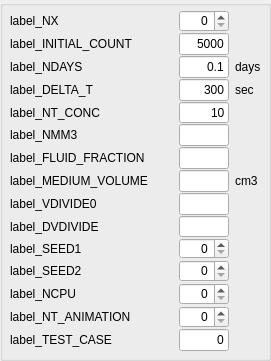
           <widget class="QGroupBox" name="groupBox_run1">
            <property name="geometry">
             <rect>
              <x>10</x>
              <y>20</y>
              <width>271</width>
              <height>361</height>
             </rect>
            </property>
            <property name="title">
             <string/>
            </property>
            <widget class="QWidget" name="layoutWidget">
             <property name="geometry">
              <rect>
               <x>10</x>
               <y>10</y>
               <width>251</width>
               <height>341</height>
              </rect>
             </property>
             <layout class="QGridLayout" name="gridLayout_4">
              <property name="verticalSpacing">
               <number>1</number>
              </property>
              <item row="0" column="0">
               <widget class="QMyLabel" name="label_NX">
                <property name="text">
                 <string>label_NX</string>
                </property>
                <property name="wordWrap">
                 <bool>false</bool>
                </property>
               </widget>
              </item>
              <item row="0" column="1">
               <spacer name="horizontalSpacer_12">
                <property name="orientation">
                 <enum>Qt::Horizontal</enum>
                </property>
                <property name="sizeHint" stdset="0">
                 <size>
                  <width>40</width>
                  <height>13</height>
                 </size>
                </property>
               </spacer>
              </item>
              <item row="0" column="2">
               <widget class="QSpinBox" name="spin_NX">
                <property name="maximumSize">
                 <size>
                  <width>50</width>
                  <height>16777215</height>
                 </size>
                </property>
                <property name="alignment">
                 <set>Qt::AlignRight|Qt::AlignTrailing|Qt::AlignVCenter</set>
                </property>
                <property name="maximum">
                 <number>999999999</number>
                </property>
               </widget>
              </item>
              <item row="1" column="1">
               <spacer name="horizontalSpacer_13">
                <property name="orientation">
                 <enum>Qt::Horizontal</enum>
                </property>
                <property name="sizeHint" stdset="0">
                 <size>
                  <width>40</width>
                  <height>13</height>
                 </size>
                </property>
               </spacer>
              </item>
              <item row="2" column="0">
               <widget class="QMyLabel" name="label_NDAYS">
                <property name="mouseTracking">
                 <bool>false</bool>
                </property>
                <property name="toolTip">
                 <string/>
                </property>
                <property name="text">
                 <string>label_NDAYS</string>
                </property>
                <property name="wordWrap">
                 <bool>false</bool>
                </property>
               </widget>
              </item>
              <item row="2" column="1">
               <spacer name="horizontalSpacer_29">
                <property name="orientation">
                 <enum>Qt::Horizontal</enum>
                </property>
                <property name="sizeHint" stdset="0">
                 <size>
                  <width>40</width>
                  <height>13</height>
                 </size>
                </property>
               </spacer>
              </item>
              <item row="14" column="0">
               <widget class="QMyLabel" name="label_SEED1">
                <property name="mouseTracking">
                 <bool>false</bool>
                </property>
                <property name="toolTip">
                 <string>seed vector for RNGs</string>
                </property>
                <property name="text">
                 <string>label_SEED1</string>
                </property>
                <property name="wordWrap">
                 <bool>false</bool>
                </property>
               </widget>
              </item>
              <item row="14" column="1">
               <spacer name="horizontalSpacer_30">
                <property name="orientation">
                 <enum>Qt::Horizontal</enum>
                </property>
                <property name="sizeHint" stdset="0">
                 <size>
                  <width>40</width>
                  <height>13</height>
                 </size>
                </property>
               </spacer>
              </item>
              <item row="14" column="2">
               <widget class="QSpinBox" name="spin_SEED1">
                <property name="maximumSize">
                 <size>
                  <width>50</width>
                  <height>16777215</height>
                 </size>
                </property>
                <property name="alignment">
                 <set>Qt::AlignRight|Qt::AlignTrailing|Qt::AlignVCenter</set>
                </property>
                <property name="maximum">
                 <number>999999999</number>
                </property>
               </widget>
              </item>
              <item row="15" column="0">
               <widget class="QMyLabel" name="label_SEED2">
                <property name="mouseTracking">
                 <bool>false</bool>
                </property>
                <property name="toolTip">
                 <string>seed vector for RNGs</string>
                </property>
                <property name="text">
                 <string>label_SEED2</string>
                </property>
                <property name="wordWrap">
                 <bool>false</bool>
                </property>
               </widget>
              </item>
              <item row="15" column="1">
               <spacer name="horizontalSpacer_31">
                <property name="orientation">
                 <enum>Qt::Horizontal</enum>
                </property>
                <property name="sizeHint" stdset="0">
                 <size>
                  <width>40</width>
                  <height>13</height>
                 </size>
                </property>
               </spacer>
              </item>
              <item row="15" column="2">
               <widget class="QSpinBox" name="spin_SEED2">
                <property name="maximumSize">
                 <size>
                  <width>50</width>
                  <height>16777215</height>
                 </size>
                </property>
                <property name="alignment">
                 <set>Qt::AlignRight|Qt::AlignTrailing|Qt::AlignVCenter</set>
                </property>
                <property name="maximum">
                 <number>999999999</number>
                </property>
               </widget>
              </item>
              <item row="2" column="2">
               <widget class="QLineEdit" name="line_NDAYS">
                <property name="maximumSize">
                 <size>
                  <width>50</width>
                  <height>16777215</height>
                 </size>
                </property>
                <property name="text">
                 <string>0.1</string>
                </property>
                <property name="alignment">
                 <set>Qt::AlignRight|Qt::AlignTrailing|Qt::AlignVCenter</set>
                </property>
               </widget>
              </item>
              <item row="17" column="0">
               <widget class="QMyLabel" name="label_NT_ANIMATION">
                <property name="toolTip">
                 <string>animation update interval</string>
                </property>
                <property name="text">
                 <string>label_NT_ANIMATION</string>
                </property>
               </widget>
              </item>
              <item row="17" column="1">
               <spacer name="horizontalSpacer_32">
                <property name="orientation">
                 <enum>Qt::Horizontal</enum>
                </property>
                <property name="sizeHint" stdset="0">
                 <size>
                  <width>40</width>
                  <height>13</height>
                 </size>
                </property>
               </spacer>
              </item>
              <item row="17" column="2">
               <widget class="QSpinBox" name="spin_NT_ANIMATION">
                <property name="maximumSize">
                 <size>
                  <width>50</width>
                  <height>16777215</height>
                 </size>
                </property>
                <property name="alignment">
                 <set>Qt::AlignRight|Qt::AlignTrailing|Qt::AlignVCenter</set>
                </property>
                <property name="maximum">
                 <number>999999999</number>
                </property>
               </widget>
              </item>
              <item row="2" column="3">
               <widget class="QLabel" name="units_NDAYS">
                <property name="text">
                 <string>days</string>
                </property>
               </widget>
              </item>
              <item row="16" column="0">
               <widget class="QMyLabel" name="label_NCPU">
                <property name="toolTip">
                 <string>animation update interval</string>
                </property>
                <property name="text">
                 <string>label_NCPU</string>
                </property>
               </widget>
              </item>
              <item row="16" column="1">
               <spacer name="horizontalSpacer_34">
                <property name="orientation">
                 <enum>Qt::Horizontal</enum>
                </property>
                <property name="sizeHint" stdset="0">
                 <size>
                  <width>40</width>
                  <height>13</height>
                 </size>
                </property>
               </spacer>
              </item>
              <item row="16" column="2">
               <widget class="QSpinBox" name="spin_NCPU">
                <property name="maximumSize">
                 <size>
                  <width>50</width>
                  <height>16777215</height>
                 </size>
                </property>
                <property name="alignment">
                 <set>Qt::AlignRight|Qt::AlignTrailing|Qt::AlignVCenter</set>
                </property>
                <property name="maximum">
                 <number>999999999</number>
                </property>
               </widget>
              </item>
              <item row="18" column="2">
               <widget class="QLineEdit" name="line_TEST_CASE">
                <property name="maximumSize">
                 <size>
                  <width>50</width>
                  <height>16777215</height>
                 </size>
                </property>
                <property name="text">
                 <string>0</string>
                </property>
                <property name="alignment">
                 <set>Qt::AlignRight|Qt::AlignTrailing|Qt::AlignVCenter</set>
                </property>
               </widget>
              </item>
              <item row="18" column="0">
               <widget class="QMyLabel" name="label_TEST_CASE">
                <property name="text">
                 <string>label_TEST_CASE</string>
                </property>
               </widget>
              </item>
              <item row="18" column="1">
               <spacer name="horizontalSpacer_33">
                <property name="orientation">
                 <enum>Qt::Horizontal</enum>
                </property>
                <property name="sizeHint" stdset="0">
                 <size>
                  <width>40</width>
                  <height>13</height>
                 </size>
                </property>
               </spacer>
              </item>
              <item row="1" column="0">
               <widget class="QMyLabel" name="label_INITIAL_COUNT">
                <property name="text">
                 <string>label_INITIAL_COUNT</string>
                </property>
               </widget>
              </item>
              <item row="1" column="2">
               <widget class="QLineEdit" name="line_INITIAL_COUNT">
                <property name="maximumSize">
                 <size>
                  <width>50</width>
                  <height>16777215</height>
                 </size>
                </property>
                <property name="text">
                 <string>5000</string>
                </property>
                <property name="alignment">
                 <set>Qt::AlignRight|Qt::AlignTrailing|Qt::AlignVCenter</set>
                </property>
               </widget>
              </item>
              <item row="3" column="0">
               <widget class="QMyLabel" name="label_DELTA_T">
                <property name="text">
                 <string>label_DELTA_T</string>
                </property>
               </widget>
              </item>
              <item row="3" column="1">
               <spacer name="horizontalSpacer_35">
                <property name="orientation">
                 <enum>Qt::Horizontal</enum>
                </property>
                <property name="sizeHint" stdset="0">
                 <size>
                  <width>40</width>
                  <height>13</height>
                 </size>
                </property>
               </spacer>
              </item>
              <item row="3" column="2">
               <widget class="QLineEdit" name="line_DELTA_T">
                <property name="maximumSize">
                 <size>
                  <width>50</width>
                  <height>16777215</height>
                 </size>
                </property>
                <property name="text">
                 <string>300</string>
                </property>
                <property name="alignment">
                 <set>Qt::AlignRight|Qt::AlignTrailing|Qt::AlignVCenter</set>
                </property>
               </widget>
              </item>
              <item row="4" column="0">
               <widget class="QMyLabel" name="label_NT_CONC">
                <property name="text">
                 <string>label_NT_CONC</string>
                </property>
               </widget>
              </item>
              <item row="4" column="1">
               <spacer name="horizontalSpacer_36">
                <property name="orientation">
                 <enum>Qt::Horizontal</enum>
                </property>
                <property name="sizeHint" stdset="0">
                 <size>
                  <width>13</width>
                  <height>28</height>
                 </size>
                </property>
               </spacer>
              </item>
              <item row="4" column="2">
               <widget class="QLineEdit" name="line_NT_CONC">
                <property name="maximumSize">
                 <size>
                  <width>50</width>
                  <height>16777215</height>
                 </size>
                </property>
                <property name="text">
                 <string>10</string>
                </property>
                <property name="alignment">
                 <set>Qt::AlignRight|Qt::AlignTrailing|Qt::AlignVCenter</set>
                </property>
               </widget>
              </item>
              <item row="5" column="0">
               <widget class="QMyLabel" name="label_NMM3">
                <property name="text">
                 <string>label_NMM3</string>
                </property>
               </widget>
              </item>
              <item row="5" column="1">
               <spacer name="horizontalSpacer_37">
                <property name="orientation">
                 <enum>Qt::Horizontal</enum>
                </property>
                <property name="sizeHint" stdset="0">
                 <size>
                  <width>40</width>
                  <height>13</height>
                 </size>
                </property>
               </spacer>
              </item>
              <item row="5" column="2">
               <widget class="QLineEdit" name="line_NMM3">
                <property name="maximumSize">
                 <size>
                  <width>50</width>
                  <height>16777215</height>
                 </size>
                </property>
                <property name="alignment">
                 <set>Qt::AlignRight|Qt::AlignTrailing|Qt::AlignVCenter</set>
                </property>
               </widget>
              </item>
              <item row="6" column="0">
               <widget class="QMyLabel" name="label_FLUID_FRACTION">
                <property name="text">
                 <string>label_FLUID_FRACTION</string>
                </property>
               </widget>
              </item>
              <item row="6" column="1">
               <spacer name="horizontalSpacer_38">
                <property name="orientation">
                 <enum>Qt::Horizontal</enum>
                </property>
                <property name="sizeHint" stdset="0">
                 <size>
                  <width>40</width>
                  <height>13</height>
                 </size>
                </property>
               </spacer>
              </item>
              <item row="6" column="2">
               <widget class="QLineEdit" name="line_FLUID_FRACTION">
                <property name="maximumSize">
                 <size>
                  <width>50</width>
                  <height>16777215</height>
                 </size>
                </property>
                <property name="alignment">
                 <set>Qt::AlignRight|Qt::AlignTrailing|Qt::AlignVCenter</set>
                </property>
               </widget>
              </item>
              <item row="8" column="0">
               <widget class="QMyLabel" name="label_VDIVIDE0">
                <property name="text">
                 <string>label_VDIVIDE0</string>
                </property>
               </widget>
              </item>
              <item row="8" column="1">
               <spacer name="horizontalSpacer_39">
                <property name="orientation">
                 <enum>Qt::Horizontal</enum>
                </property>
                <property name="sizeHint" stdset="0">
                 <size>
                  <width>40</width>
                  <height>13</height>
                 </size>
                </property>
               </spacer>
              </item>
              <item row="8" column="2">
               <widget class="QLineEdit" name="line_VDIVIDE0">
                <property name="maximumSize">
                 <size>
                  <width>50</width>
                  <height>16777215</height>
                 </size>
                </property>
                <property name="alignment">
                 <set>Qt::AlignRight|Qt::AlignTrailing|Qt::AlignVCenter</set>
                </property>
               </widget>
              </item>
              <item row="9" column="0">
               <widget class="QMyLabel" name="label_DVDIVIDE">
                <property name="text">
                 <string>label_DVDIVIDE</string>
                </property>
               </widget>
              </item>
              <item row="9" column="1">
               <spacer name="horizontalSpacer_40">
                <property name="orientation">
                 <enum>Qt::Horizontal</enum>
                </property>
                <property name="sizeHint" stdset="0">
                 <size>
                  <width>40</width>
                  <height>13</height>
                 </size>
                </property>
               </spacer>
              </item>
              <item row="9" column="2">
               <widget class="QLineEdit" name="line_DVDIVIDE">
                <property name="maximumSize">
                 <size>
                  <width>50</width>
                  <height>16777215</height>
                 </size>
                </property>
                <property name="alignment">
                 <set>Qt::AlignRight|Qt::AlignTrailing|Qt::AlignVCenter</set>
                </property>
               </widget>
              </item>
              <item row="3" column="3">
               <widget class="QLabel" name="units_DELTA_T">
                <property name="text">
                 <string>sec</string>
                </property>
               </widget>
              </item>
              <item row="7" column="1">
               <spacer name="horizontalSpacer_43">
                <property name="orientation">
                 <enum>Qt::Horizontal</enum>
                </property>
                <property name="sizeHint" stdset="0">
                 <size>
                  <width>40</width>
                  <height>13</height>
                 </size>
                </property>
               </spacer>
              </item>
              <item row="7" column="0">
               <widget class="QMyLabel" name="label_MEDIUM_VOLUME">
                <property name="text">
                 <string>label_MEDIUM_VOLUME</string>
                </property>
               </widget>
              </item>
              <item row="7" column="2">
               <widget class="QLineEdit" name="line_MEDIUM_VOLUME">
                <property name="maximumSize">
                 <size>
                  <width>50</width>
                  <height>16777215</height>
                 </size>
                </property>
                <property name="alignment">
                 <set>Qt::AlignRight|Qt::AlignTrailing|Qt::AlignVCenter</set>
                </property>
               </widget>
              </item>
              <item row="7" column="3">
               <widget class="QLabel" name="units_MEDIUM_VOLUME">
                <property name="text">
                 <string>cm3</string>
                </property>
               </widget>
              </item>
             </layout>
            </widget>
           </widget>
